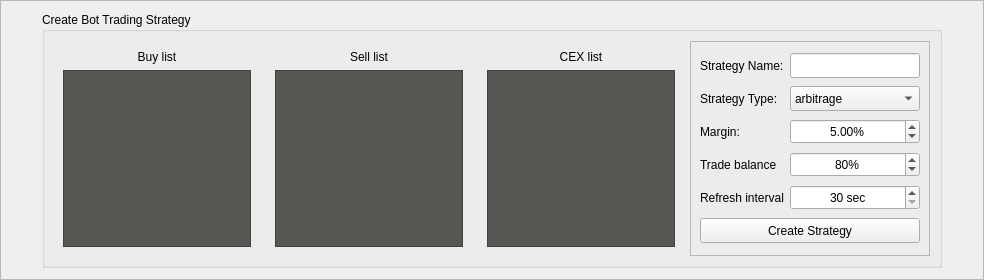
           <widget class="QFrame" name="frame_51">
            <property name="minimumSize">
             <size>
              <width>0</width>
              <height>280</height>
             </size>
            </property>
            <property name="frameShape">
             <enum>QFrame::StyledPanel</enum>
            </property>
            <property name="frameShadow">
             <enum>QFrame::Raised</enum>
            </property>
            <layout class="QGridLayout" name="gridLayout_92">
             <item row="0" column="0">
              <spacer name="horizontalSpacer_64">
               <property name="orientation">
                <enum>Qt::Horizontal</enum>
               </property>
               <property name="sizeType">
                <enum>QSizePolicy::MinimumExpanding</enum>
               </property>
               <property name="sizeHint" stdset="0">
                <size>
                 <width>30</width>
                 <height>20</height>
                </size>
               </property>
              </spacer>
             </item>
             <item row="0" column="1">
              <widget class="QGroupBox" name="groupBox_15">
               <property name="sizePolicy">
                <sizepolicy hsizetype="MinimumExpanding" vsizetype="Minimum">
                 <horstretch>0</horstretch>
                 <verstretch>0</verstretch>
                </sizepolicy>
               </property>
               <property name="minimumSize">
                <size>
                 <width>900</width>
                 <height>0</height>
                </size>
               </property>
               <property name="title">
                <string>Create Bot Trading Strategy</string>
               </property>
               <layout class="QGridLayout" name="gridLayout_65">
                <item row="0" column="5">
                 <widget class="QFrame" name="frame_16">
                  <property name="sizePolicy">
                   <sizepolicy hsizetype="MinimumExpanding" vsizetype="MinimumExpanding">
                    <horstretch>0</horstretch>
                    <verstretch>0</verstretch>
                   </sizepolicy>
                  </property>
                  <property name="minimumSize">
                   <size>
                    <width>180</width>
                    <height>200</height>
                   </size>
                  </property>
                  <layout class="QGridLayout" name="gridLayout_12">
                   <item row="1" column="0">
                    <widget class="QListWidget" name="strat_cex_list">
                     <property name="sizePolicy">
                      <sizepolicy hsizetype="MinimumExpanding" vsizetype="MinimumExpanding">
                       <horstretch>0</horstretch>
                       <verstretch>0</verstretch>
                      </sizepolicy>
                     </property>
                     <property name="autoFillBackground">
                      <bool>false</bool>
                     </property>
                     <property name="styleSheet">
                      <string notr="true">border-color: rgb(52, 101, 164);
background-color: rgb(85, 87, 83);</string>
                     </property>
                     <property name="sizeAdjustPolicy">
                      <enum>QAbstractScrollArea::AdjustToContentsOnFirstShow</enum>
                     </property>
                     <property name="editTriggers">
                      <set>QAbstractItemView::NoEditTriggers</set>
                     </property>
                     <property name="selectionMode">
                      <enum>QAbstractItemView::SingleSelection</enum>
                     </property>
                     <property name="movement">
                      <enum>QListView::Static</enum>
                     </property>
                     <property name="resizeMode">
                      <enum>QListView::Adjust</enum>
                     </property>
                     <property name="layoutMode">
                      <enum>QListView::Batched</enum>
                     </property>
                     <property name="uniformItemSizes">
                      <bool>false</bool>
                     </property>
                     <property name="selectionRectVisible">
                      <bool>true</bool>
                     </property>
                     <property name="sortingEnabled">
                      <bool>true</bool>
                     </property>
                    </widget>
                   </item>
                   <item row="0" column="0">
                    <widget class="QLabel" name="label_14">
                     <property name="text">
                      <string>CEX list</string>
                     </property>
                     <property name="alignment">
                      <set>Qt::AlignCenter</set>
                     </property>
                    </widget>
                   </item>
                  </layout>
                 </widget>
                </item>
                <item row="0" column="3">
                 <widget class="QFrame" name="frame_18">
                  <property name="sizePolicy">
                   <sizepolicy hsizetype="MinimumExpanding" vsizetype="MinimumExpanding">
                    <horstretch>0</horstretch>
                    <verstretch>0</verstretch>
                   </sizepolicy>
                  </property>
                  <property name="minimumSize">
                   <size>
                    <width>180</width>
                    <height>200</height>
                   </size>
                  </property>
                  <layout class="QGridLayout" name="gridLayout_47">
                   <item row="0" column="0">
                    <widget class="QLabel" name="label_12">
                     <property name="text">
                      <string>Buy list</string>
                     </property>
                     <property name="alignment">
                      <set>Qt::AlignCenter</set>
                     </property>
                    </widget>
                   </item>
                   <item row="1" column="0">
                    <widget class="QListWidget" name="strat_buy_list">
                     <property name="sizePolicy">
                      <sizepolicy hsizetype="MinimumExpanding" vsizetype="MinimumExpanding">
                       <horstretch>0</horstretch>
                       <verstretch>0</verstretch>
                      </sizepolicy>
                     </property>
                     <property name="autoFillBackground">
                      <bool>false</bool>
                     </property>
                     <property name="styleSheet">
                      <string notr="true">border-color: rgb(52, 101, 164);
background-color: rgb(85, 87, 83);</string>
                     </property>
                     <property name="sizeAdjustPolicy">
                      <enum>QAbstractScrollArea::AdjustToContentsOnFirstShow</enum>
                     </property>
                     <property name="editTriggers">
                      <set>QAbstractItemView::NoEditTriggers</set>
                     </property>
                     <property name="selectionMode">
                      <enum>QAbstractItemView::MultiSelection</enum>
                     </property>
                     <property name="movement">
                      <enum>QListView::Static</enum>
                     </property>
                     <property name="resizeMode">
                      <enum>QListView::Fixed</enum>
                     </property>
                     <property name="layoutMode">
                      <enum>QListView::SinglePass</enum>
                     </property>
                     <property name="uniformItemSizes">
                      <bool>false</bool>
                     </property>
                     <property name="selectionRectVisible">
                      <bool>true</bool>
                     </property>
                     <property name="sortingEnabled">
                      <bool>true</bool>
                     </property>
                    </widget>
                   </item>
                  </layout>
                 </widget>
                </item>
                <item row="0" column="4">
                 <widget class="QFrame" name="frame_17">
                  <property name="sizePolicy">
                   <sizepolicy hsizetype="MinimumExpanding" vsizetype="MinimumExpanding">
                    <horstretch>0</horstretch>
                    <verstretch>0</verstretch>
                   </sizepolicy>
                  </property>
                  <property name="minimumSize">
                   <size>
                    <width>180</width>
                    <height>200</height>
                   </size>
                  </property>
                  <layout class="QGridLayout" name="gridLayout_42">
                   <item row="1" column="0">
                    <widget class="QListWidget" name="strat_sell_list">
                     <property name="sizePolicy">
                      <sizepolicy hsizetype="MinimumExpanding" vsizetype="MinimumExpanding">
                       <horstretch>0</horstretch>
                       <verstretch>0</verstretch>
                      </sizepolicy>
                     </property>
                     <property name="autoFillBackground">
                      <bool>false</bool>
                     </property>
                     <property name="styleSheet">
                      <string notr="true">border-color: rgb(52, 101, 164);
background-color: rgb(85, 87, 83);</string>
                     </property>
                     <property name="sizeAdjustPolicy">
                      <enum>QAbstractScrollArea::AdjustToContentsOnFirstShow</enum>
                     </property>
                     <property name="editTriggers">
                      <set>QAbstractItemView::NoEditTriggers</set>
                     </property>
                     <property name="selectionMode">
                      <enum>QAbstractItemView::MultiSelection</enum>
                     </property>
                     <property name="movement">
                      <enum>QListView::Static</enum>
                     </property>
                     <property name="resizeMode">
                      <enum>QListView::Adjust</enum>
                     </property>
                     <property name="layoutMode">
                      <enum>QListView::Batched</enum>
                     </property>
                     <property name="uniformItemSizes">
                      <bool>false</bool>
                     </property>
                     <property name="selectionRectVisible">
                      <bool>true</bool>
                     </property>
                     <property name="sortingEnabled">
                      <bool>true</bool>
                     </property>
                    </widget>
                   </item>
                   <item row="0" column="0">
                    <widget class="QLabel" name="label_13">
                     <property name="text">
                      <string>Sell list</string>
                     </property>
                     <property name="alignment">
                      <set>Qt::AlignCenter</set>
                     </property>
                    </widget>
                   </item>
                  </layout>
                 </widget>
                </item>
                <item row="0" column="6">
                 <widget class="QFrame" name="frame_21">
                  <property name="minimumSize">
                   <size>
                    <width>240</width>
                    <height>0</height>
                   </size>
                  </property>
                  <property name="frameShape">
                   <enum>QFrame::StyledPanel</enum>
                  </property>
                  <property name="frameShadow">
                   <enum>QFrame::Raised</enum>
                  </property>
                  <layout class="QGridLayout" name="gridLayout_56">
                   <item row="4" column="1">
                    <widget class="QSpinBox" name="strat_refresh_spinbox">
                     <property name="minimumSize">
                      <size>
                       <width>120</width>
                       <height>25</height>
                      </size>
                     </property>
                     <property name="alignment">
                      <set>Qt::AlignCenter</set>
                     </property>
                     <property name="suffix">
                      <string> sec</string>
                     </property>
                     <property name="minimum">
                      <number>30</number>
                     </property>
                     <property name="maximum">
                      <number>1800</number>
                     </property>
                     <property name="singleStep">
                      <number>15</number>
                     </property>
                    </widget>
                   </item>
                   <item row="0" column="0">
                    <widget class="QLabel" name="label_6">
                     <property name="text">
                      <string>Strategy Name:</string>
                     </property>
                    </widget>
                   </item>
                   <item row="2" column="1">
                    <widget class="QDoubleSpinBox" name="strat_margin_spinbox">
                     <property name="minimumSize">
                      <size>
                       <width>120</width>
                       <height>25</height>
                      </size>
                     </property>
                     <property name="alignment">
                      <set>Qt::AlignCenter</set>
                     </property>
                     <property name="prefix">
                      <string/>
                     </property>
                     <property name="suffix">
                      <string>%</string>
                     </property>
                     <property name="maximum">
                      <double>95.000000000000000</double>
                     </property>
                     <property name="value">
                      <double>5.000000000000000</double>
                     </property>
                    </widget>
                   </item>
                   <item row="1" column="1">
                    <widget class="QComboBox" name="strat_type_combo">
                     <property name="minimumSize">
                      <size>
                       <width>120</width>
                       <height>25</height>
                      </size>
                     </property>
                     <item>
                      <property name="text">
                       <string>arbitrage</string>
                      </property>
                     </item>
                     <item>
                      <property name="text">
                       <string>margin</string>
                      </property>
                     </item>
                    </widget>
                   </item>
                   <item row="2" column="0">
                    <widget class="QLabel" name="label_7">
                     <property name="text">
                      <string>Margin:</string>
                     </property>
                    </widget>
                   </item>
                   <item row="0" column="1">
                    <widget class="QLineEdit" name="strat_name">
                     <property name="minimumSize">
                      <size>
                       <width>120</width>
                       <height>25</height>
                      </size>
                     </property>
                    </widget>
                   </item>
                   <item row="3" column="0">
                    <widget class="QLabel" name="label_15">
                     <property name="text">
                      <string>Trade balance</string>
                     </property>
                    </widget>
                   </item>
                   <item row="4" column="0">
                    <widget class="QLabel" name="label_8">
                     <property name="text">
                      <string>Refresh interval</string>
                     </property>
                    </widget>
                   </item>
                   <item row="1" column="0">
                    <widget class="QLabel" name="label_2">
                     <property name="text">
                      <string>Strategy Type:</string>
                     </property>
                    </widget>
                   </item>
                   <item row="5" column="0" colspan="2">
                    <widget class="QPushButton" name="strat_create_btn">
                     <property name="minimumSize">
                      <size>
                       <width>0</width>
                       <height>25</height>
                      </size>
                     </property>
                     <property name="text">
                      <string>Create Strategy</string>
                     </property>
                    </widget>
                   </item>
                   <item row="3" column="1">
                    <widget class="QSpinBox" name="strat_bal_pct_spinbox">
                     <property name="minimumSize">
                      <size>
                       <width>120</width>
                       <height>25</height>
                      </size>
                     </property>
                     <property name="alignment">
                      <set>Qt::AlignCenter</set>
                     </property>
                     <property name="suffix">
                      <string>%</string>
                     </property>
                     <property name="minimum">
                      <number>25</number>
                     </property>
                     <property name="maximum">
                      <number>100</number>
                     </property>
                     <property name="value">
                      <number>80</number>
                     </property>
                    </widget>
                   </item>
                  </layout>
                 </widget>
                </item>
               </layout>
              </widget>
             </item>
             <item row="0" column="2">
              <spacer name="horizontalSpacer_65">
               <property name="orientation">
                <enum>Qt::Horizontal</enum>
               </property>
               <property name="sizeType">
                <enum>QSizePolicy::MinimumExpanding</enum>
               </property>
               <property name="sizeHint" stdset="0">
                <size>
                 <width>30</width>
                 <height>20</height>
                </size>
               </property>
              </spacer>
             </item>
            </layout>
           </widget>
